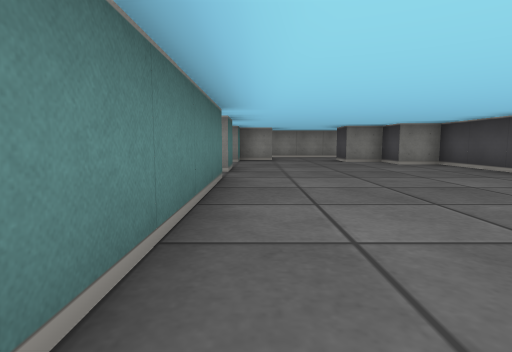
[1] (above)

18 first-person views from a walk through a cub3D maze. The camera is about half as high as the walls, tilts 6° down and sees 80° across. The floor is counted in squares. Each view is taken from the middle of a square. On the plan, view 1 faces up. The plan holds only what a view shows up to about 9 squares ahead; the rest is blank.

[2]
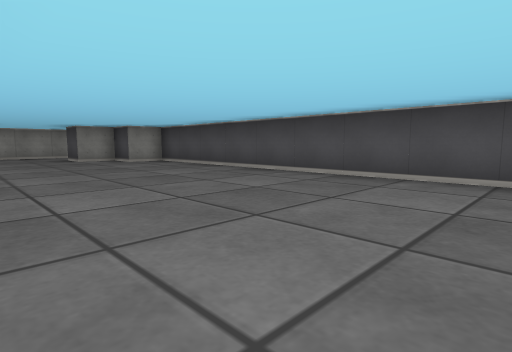

[3]
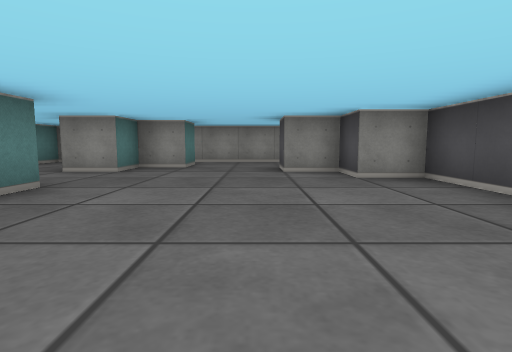

[4]
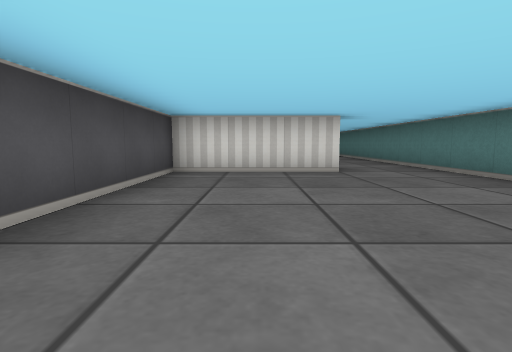

[5]
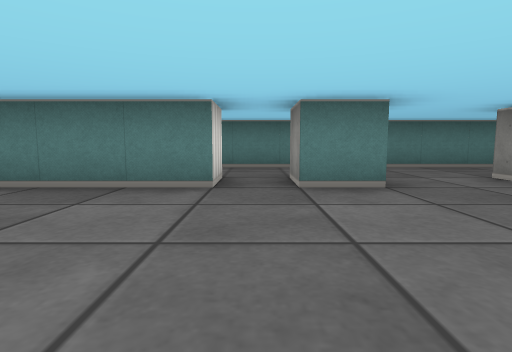

[6]
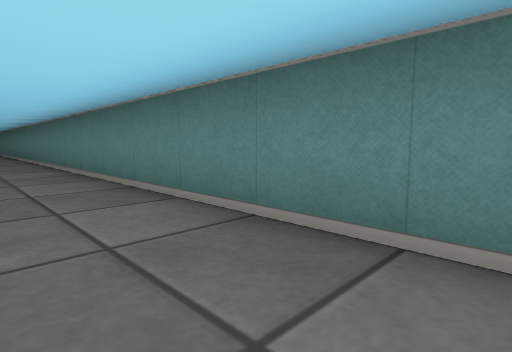

[7]
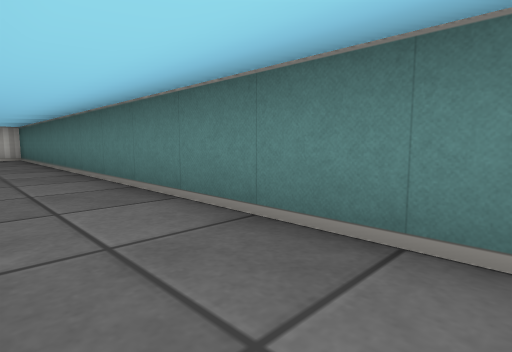

[8]
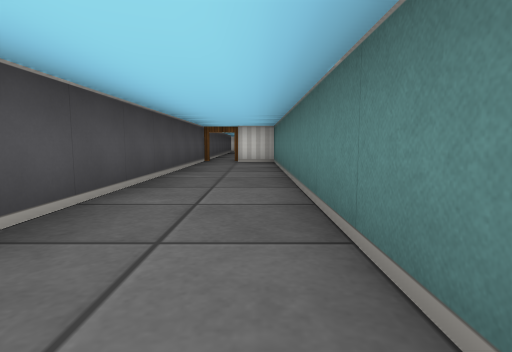

[9]
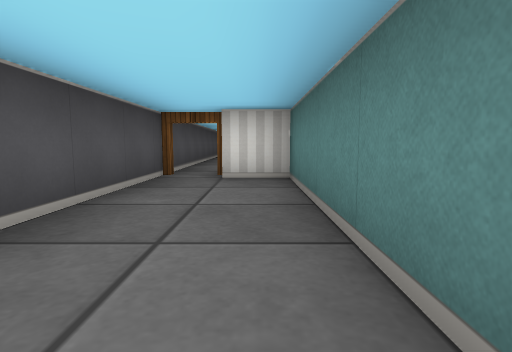

[10]
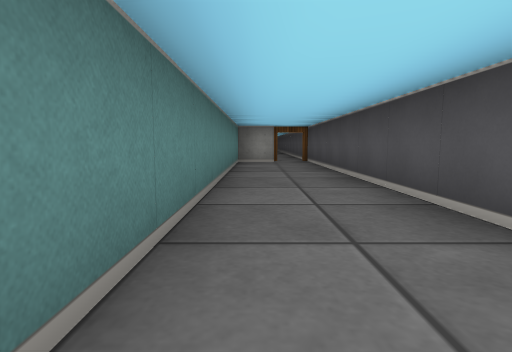

[11]
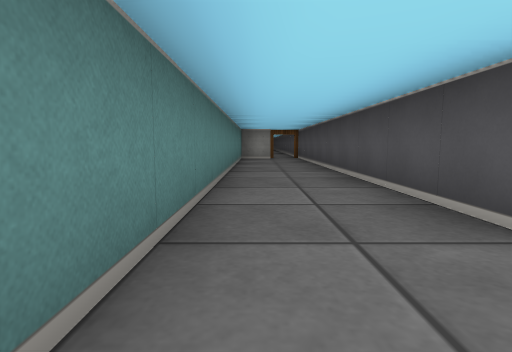

[12]
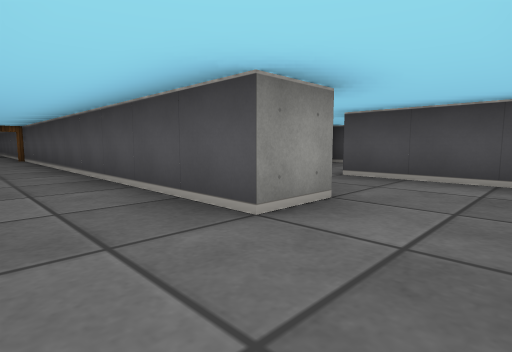

[13]
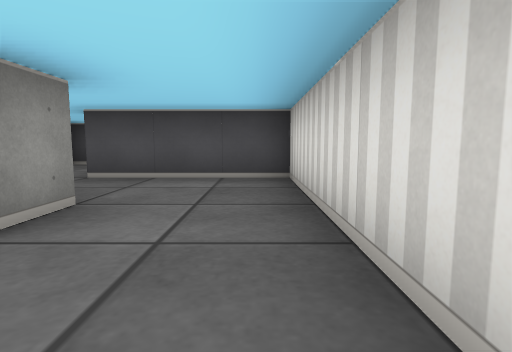

[14]
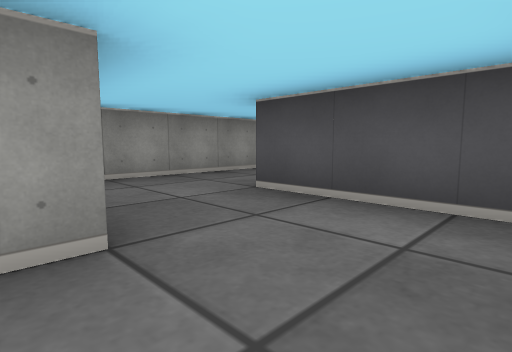

[15]
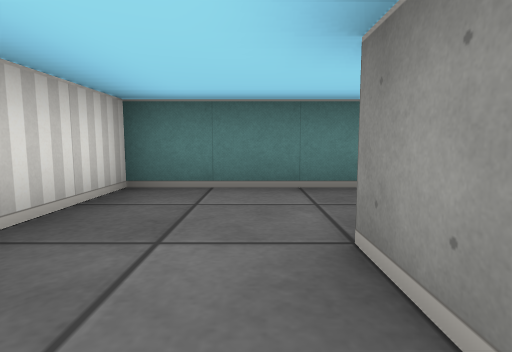

[16]
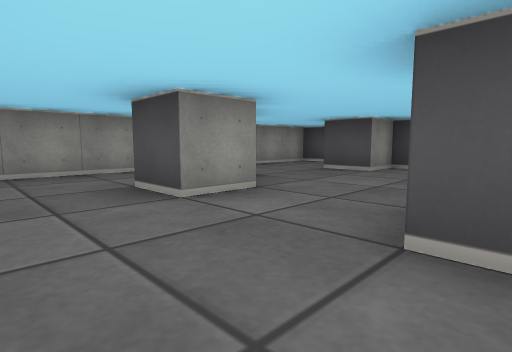

[17]
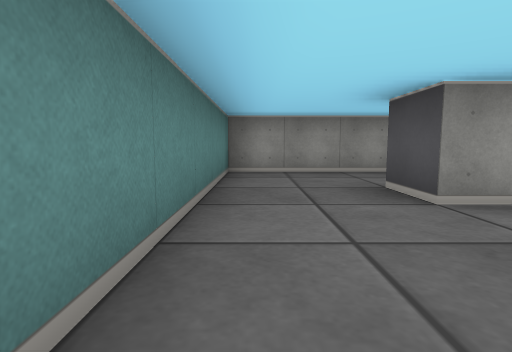

[18]
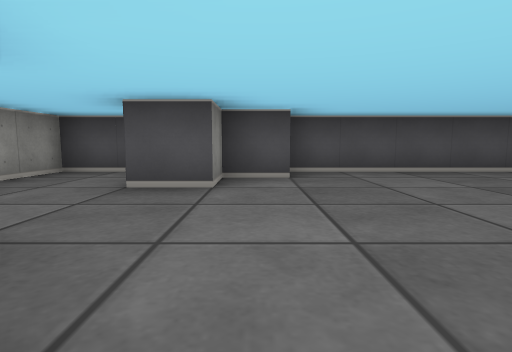

### Floor plan
Ten units are one square. View 1 is at (0, 0); x grows to the right and y downward. Boxes are objects, and circles mark ways between rooms. Rooms are numbered by the first view taken in them; rooms with no view inside come last. Other rooms are left out.
<svg viewBox="-40 -120 90 360">
<path fill="none" stroke="#000" d="M-15 -45 -5 -45 -5 -5M-15 -60 -15 -65M-5 -66 -5 -55 -15 -55M-5 11 -5 26M14 25 45 25 45 -75 35 -75 35 -85 25 -85 25 -95M5 -105 5 -95 -5 -95 -5 -85 -15 -85 -15 -95M-35 -105 -35 115 -25 115M45 -102 45 -115 -15 -115M-15 120 -15 48M-15 215 -15 120M-25 125 -35 125 -35 235 -15 235M-4 215 -15 215M-15 235 15 235 15 205M15 185 5 185M-15 -115 -35 -115 -35 -105"/>
<circle cx="-20" cy="120" r="3" fill="#2a7"/>
<circle cx="-25" cy="-95" r="3" fill="#2a7"/>
<circle cx="-5" cy="-110" r="3" fill="#2a7"/>
<circle cx="-10" cy="225" r="3" fill="#2a7"/>
<circle cx="5" cy="210" r="3" fill="#2a7"/>
<text x="0" y="-30">1</text>
<text x="-30" y="180">2</text>
<text x="0" y="220">3</text>
<text x="0" y="190">4</text>
<text x="-30" y="-110">5</text>
</svg>
Room 1 opens to room 2. Room 1 opens to room 5. Room 2 opens to room 3. Room 3 opens to room 4.

Where each view was taken, in squares from view 1:
view 1: 0 up, 0 right, facing up
view 2: 1 down, 0 right, facing up-right
view 3: 3 up, 2 right, facing up
view 4: 3 up, 3 right, facing down
view 5: 5 up, 3 right, facing left
view 6: 6 up, 2 left, facing down-left
view 7: 0 up, 2 left, facing down-left
view 8: 3 down, 3 left, facing down
view 9: 7 down, 3 left, facing down
view 10: 21 down, 3 left, facing up
view 11: 23 down, 3 left, facing up
view 12: 23 down, 3 left, facing up-right
view 13: 23 down, 3 left, facing right
view 14: 23 down, 1 left, facing up-right
view 15: 22 down, 0 right, facing left
view 16: 6 up, 3 left, facing up-right
view 17: 6 up, 3 left, facing up
view 18: 8 up, 1 left, facing right
